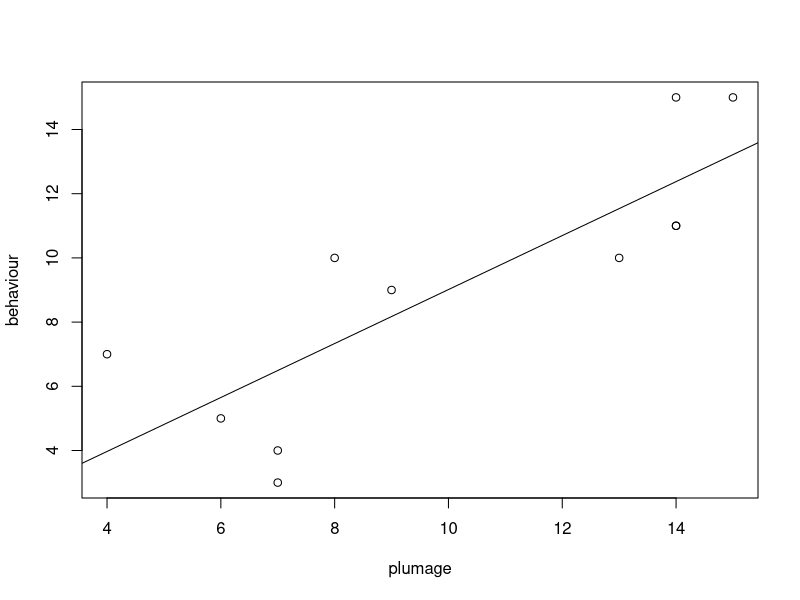

Here is the R script that generated this plot:
library(boot)

model <- lm(behaviour~plumage, data = ducks)
plot(ducks)
abline(model$coefficients[1], model$coefficients[2])

residual_std_error <- function(data, i){
  d <- data[i]
  ((sum(d**2))/(length(d) - 2))**0.5
  
}


model_intercept <- function(data, i){
  d <- data[i,]
  md <- lm(behaviour ~ plumage, data = d)
  md$coefficients[1]
}


model_grad <- function(data, i){
  d <- data[i,]
  md <- lm(behaviour ~ plumage, data = d)
  md$coefficients[2]
}

residual_boot <- boot(model$residuals, statistic = residual_std_error,
                      R = 5000)

residual_boot.ci <- boot.ci(residual_boot, type = "norm")



duck_resample_grad <- boot(ducks,model_grad, R = 5000)
duck_resample_intercept <- boot(ducks,model_intercept, R = 5000)